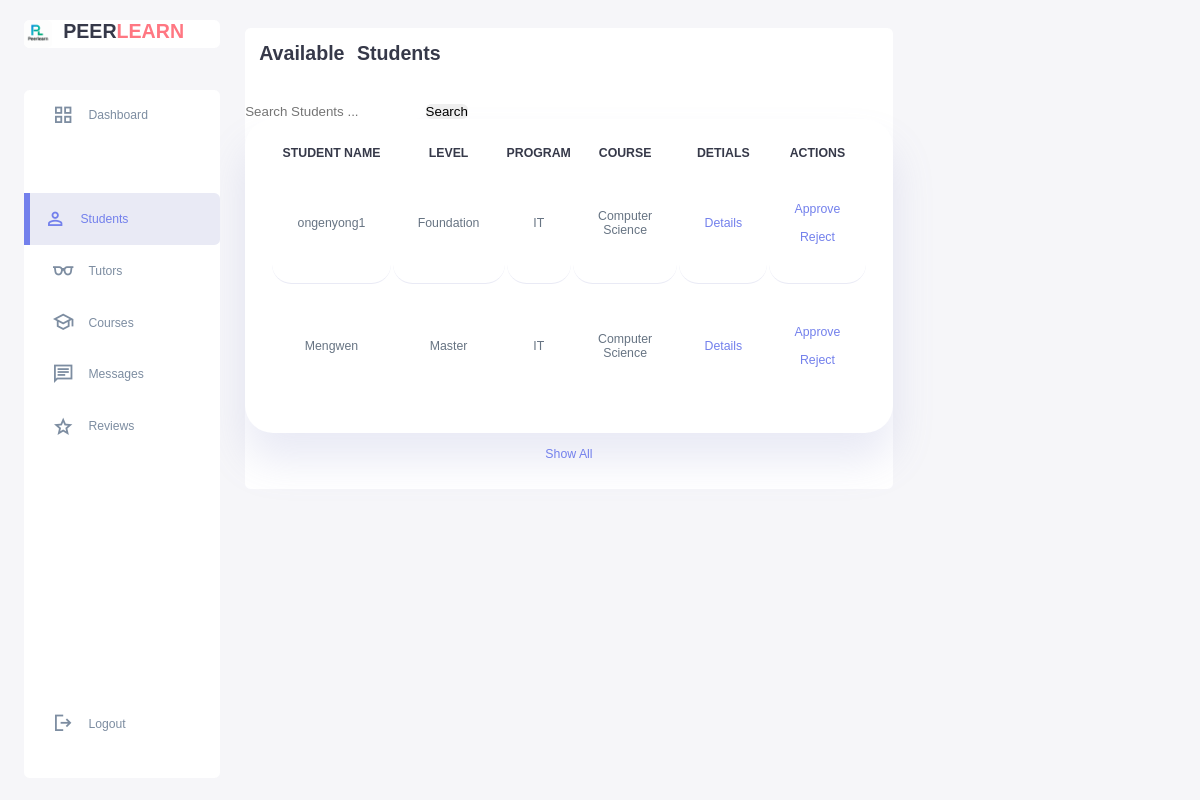
Page /admin_student.php on the earlier database version.
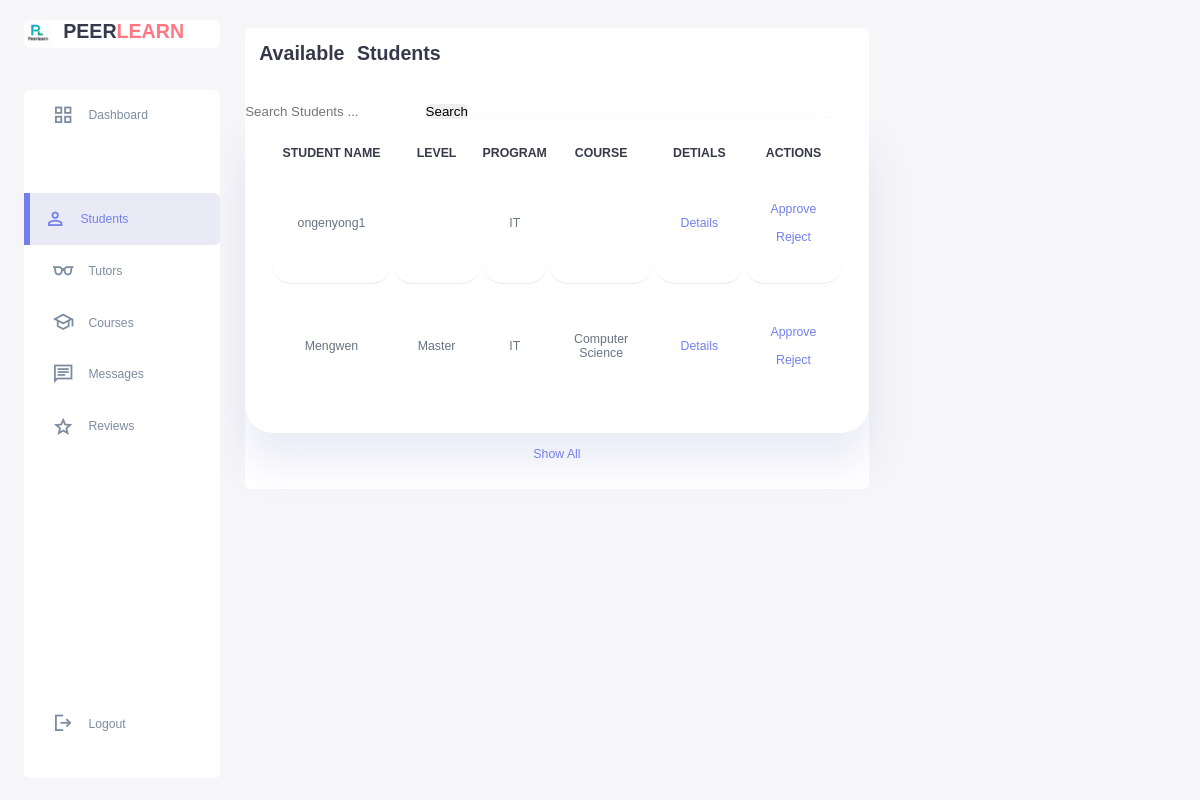
Same page on the later database version.
### tables this page shows
CREATE TABLE `studentprofile` (
  `user_id` int(11) NOT NULL,
  `major` varchar(100) DEFAULT NULL,
  `year` varchar(50) DEFAULT NULL,
  `school` varchar(100) DEFAULT NULL,
  `program` varchar(255) DEFAULT NULL,
  `status` varchar(50) DEFAULT NULL,
  `actions` varchar(255) DEFAULT NULL,
  `created_at` datetime DEFAULT NULL,
  `updated_at` datetime DEFAULT NULL,
  `student_name` varchar(255) DEFAULT NULL
);

CREATE TABLE `user` (
  `user_id` int(11) NOT NULL,
  `username` varchar(50) NOT NULL,
  `password` varchar(255) DEFAULT NULL,
  `email` varchar(100) NOT NULL,
  `role` enum('student','tutor','admin') NOT NULL,
  `first_name` varchar(50) NOT NULL,
  `last_name` varchar(50) NOT NULL,
  `phone` varchar(20) DEFAULT NULL,
  `profile_image` varchar(255) DEFAULT NULL,
  `is_active` tinyint(1) DEFAULT 1,
  `created_at` timestamp NOT NULL DEFAULT current_timestamp(),
  `last_login` datetime DEFAULT NULL
);

### admin_student.php (the view, shortened to what this page needs)
<!DOCTYPE html>
<html lang="en">
<head>
    <link rel="stylesheet" href="studentstyle.css">
</head>
<body>
    <div class="container">
        <aside>
            <div class="top">
                <div class="logo">
                    <img src="image/logo.png">
                    <h2>PEER<span class="danger">LEARN</span></h2>
                </div>
            </div>
            <div class="sidebar">
                <a href="admin.php"><span class="material-symbols-sharp">grid_view</span><h3>Dashboard</h3></a>
                <a href="#"></a>
                        <a href="admin_student.php" class="active"><span class="material-symbols-sharp">person</span><h3>Students</h3></a>
                            <a href="admin_tutors.php"><span class="material-symbols-sharp">eyeglasses</span><h3>Tutors</h3></a>
                                <a href="admin_course.php"><span class="material-symbols-sharp">school</span><h3>Courses</h3></a>
                                    <a href="admin_message.php"><span class="material-symbols-sharp">chat</span><h3>Messages</h3></a>
                                    <a href="admin_review.php"><span class="material-symbols-sharp">star</span><h3>Reviews</h3></a>
                                    <a href="home_page.php"><span class="material-symbols-sharp">logout</span><h3>Logout</h3></a>
            </div>
        </aside>
    <main>
       <div class="current_students">
                <h2>Available Students</h2>
                <di style="margin-left: 500px ; padding:100px;">
                    <form action="" method="GET">
                        <input type="text" name="my_search" placeholder="Search Students ...">
                        <input  type="submit" name="search" value="Search">
                    </form>
                <table>
                    <thead>
                        <tr>
                            <th>STUDENT NAME</th>
                            <th>LEVEL</th>
                            <th>PROGRAM</TH>
                            <th>COURSE</th>
                            <th>DETIALS</th>
                            <th>ACTIONS</th>
                        </tr>
                    </thead>
                    <tbody>
                        <?php
                        $servername = "localhost";
                        $username = "root";
                        $password = "";
                        $dbname = "peer_tutoring_platform";
                    $conn = new mysqli($servername, $username, $password, $dbname);
                     $sql = "SELECT sp.*, u.username
                                FROM studentprofile sp
                                JOIN user u ON sp.user_id = u.user_id";
                        $result = $conn->query($sql);
                        if ($result->num_rows > 0) {
                            while($row = $result->fetch_assoc()) {
                                echo "<tr>
                                    <td>".htmlspecialchars($row["username"])."</td>
                                    <td>".htmlspecialchars($row["year"])."</td>
                                    <td>".htmlspecialchars($row["program"])."</td>
                                    <td>".htmlspecialchars($row["major"])."</td>
                                    <td>
                                        <a href='student_details.php?id=".$row["user_id"]."' class='details-btn'>Details</a>
                                    </td>
                                    <td>
                                        <a href='student_action.php?id=".$row["user_id"]."&action=approve' class='approve-btn'>Approve</a>
                                        <a href='student_action.php?id=".$row["user_id"]."&action=reject' class='reject-btn'>Reject</a>
                                    </td>
                                </tr>";
                            }
                        } else {
                            $no_results_message = isset($_GET['search']) ?
                                "No students found matching '".htmlspecialchars($_GET['my_search'])."'" :
                                "No students found";
                            echo "<tr><td colspan='6'>$no_results_message</td></tr>";
                        }
                        ?>
                    </tbody>
                </table>
                <a href="#">Show All</a>
            </div>
        </main>
    </div>
</body>
</html>

Differences in the rows shown:
changed studentprofile "ongenyong1": year "Foundation" → (not shown); major "Computer Science" → (not shown)
